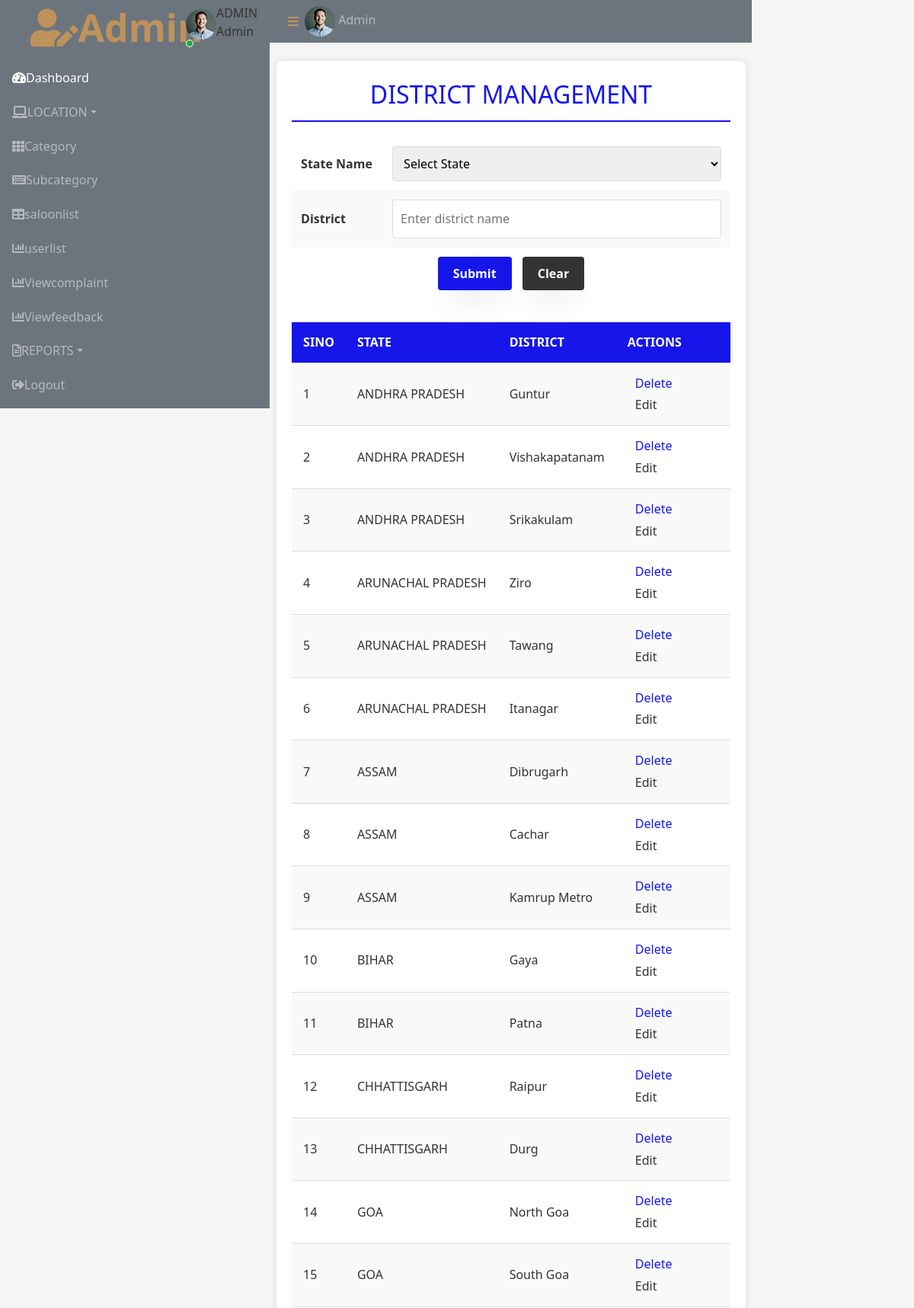
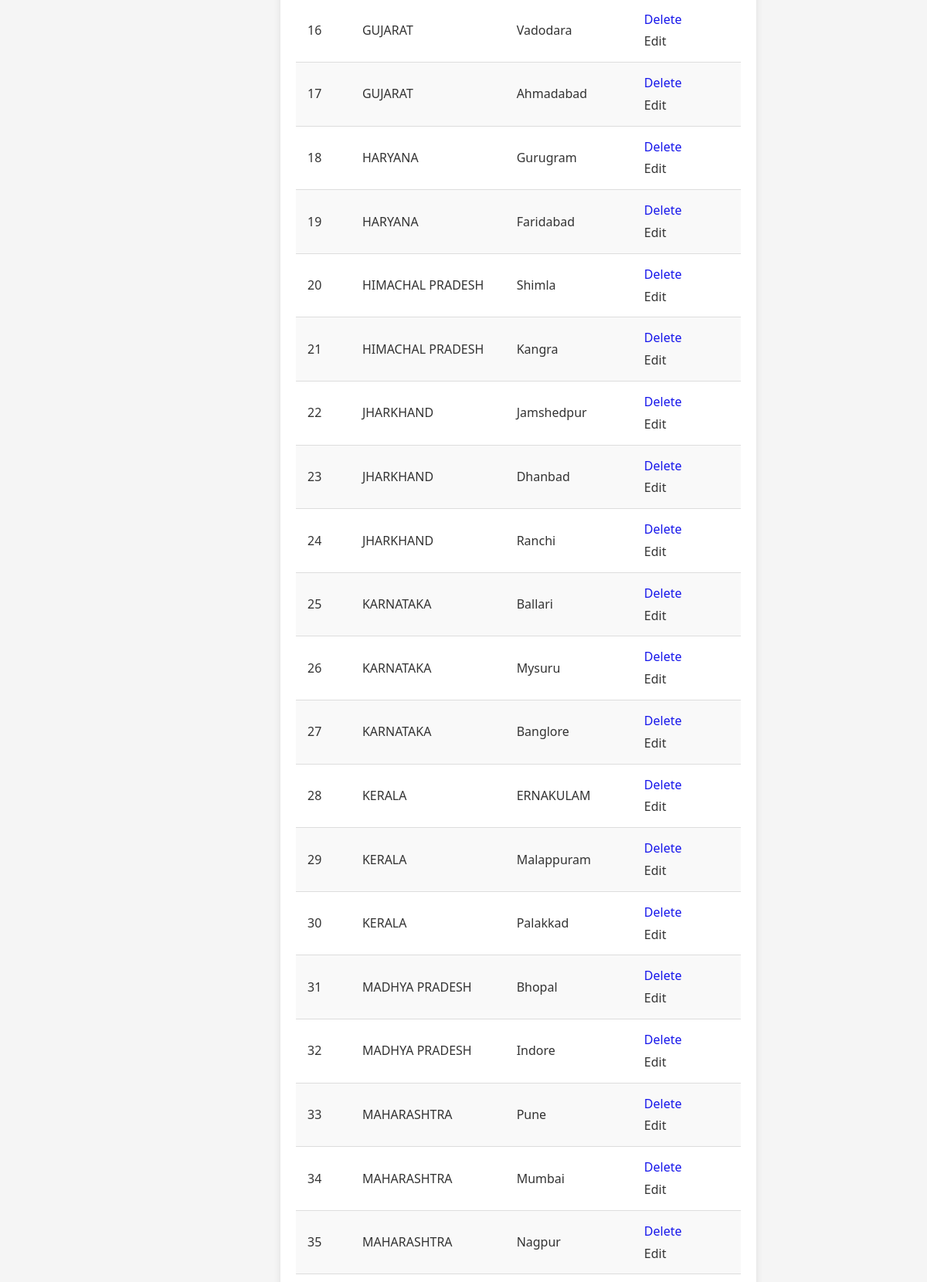
/Admin/District.php (signed in, upper part), run on the app's committed database (2 pictures, top to bottom).
### tables this page shows
CREATE TABLE `tbl_district` (
  `district_id` int(11) NOT NULL,
  `district_name` varchar(40) NOT NULL,
  `state_id` int(11) NOT NULL,
  `district_status` int(11) NOT NULL DEFAULT 1
);

CREATE TABLE `tbl_state` (
  `state_id` int(11) NOT NULL,
  `state_name` varchar(40) NOT NULL,
  `state_status` int(11) NOT NULL DEFAULT 1
);

### Admin/District.php (the view, shortened to what this page needs)
<?php
include("../Assets/Connection/Connection.php");
include('Header.php');
$dname="";
		?>
<!DOCTYPE html PUBLIC "-//W3C//DTD XHTML 1.0 Transitional//EN" "http://www.w3.org/TR/xhtml1/DTD/xhtml1-transitional.dtd">
<html xmlns="http://www.w3.org/1999/xhtml">
<head>
</head>
<body>
<div class="container">
  <h2>DISTRICT MANAGEMENT</h2>
  <form id="form1" name="form1" method="post" action="District.php">
    <table class="form-table">
      <tr>
        <td width="120" class="form-label">State Name</td>
        <td>
          <select name="sel_state" required>
            <option value="">Select State</option>
          </select>
        </td>
      </tr>
      <tr>
        <td class="form-label">District</td>
        <td>
          <input type="text" name="txt_dname" maxlength="15" id="txt_dname" value="<?php echo $dname ?>" required placeholder="Enter district name" title="Name Allows Only Alphabets, Spaces and First Letter Must Be Capital Letter" pattern="^[A-Z]+[a-zA-Z ]*$"/>
        </td>
      </tr>
      <tr>
        <td colspan="2" class="center-buttons">
          <input type="submit" name="btn_submit" id="btn_submit" value="Submit" class="btn btn-submit" />
          <input type="reset" name="btn_submit2" id="btn_submit2" value="Clear" class="btn btn-clear" />
        </td>
      </tr>
    </table>
  </form>
  <table class="data-table">
    <tr>
      <th width="50">SINO</th>
      <th>STATE</th>
      <th>DISTRICT</th>
      <th width="150">ACTIONS</th>
    </tr>
    <?php
    $i = 0;
    $sel="select * from tbl_district d INNER JOIN tbl_state s on d.state_id = s.state_id where district_status=1 ORDER BY state_name ASC";
    $row = $con->query($sel);
    while($data = $row->fetch_assoc())
    {
      $i++;
      ?>
      <tr>
        <td><?php echo $i; ?></td>
        <td><?php echo $data["state_name"];?></td>
        <td><?php echo $data["district_name"];?></td>
        <td>
          <a href="District.php?delid=<?php echo $data['district_id'] ?>" class="action-link action-delete" onclick="return confirm('Are you sure you want to delete this district?')">Delete</a>
          <a href="District.php?edid=<?php echo $data['district_id']?>" class="action-link action-edit">Edit</a>
        </td>
      </tr>
      <?php
    }
    ?>
  </table>
</div>
</body>
</html>
<?php
include('Footer.php');
?>

### Admin/Header.php (shortened to what this page needs)
<?php
include("../Assets/Connection/Connection.php");
$select="select * from tbl_admin where admin_id='".$_SESSION['aid']."'";
$res=$con->query($select);
$data=$res->fetch_assoc();
?>
 <!DOCTYPE html>
<html lang="en">
<head>
    <link href="https://cdnjs.cloudflare.com/ajax/libs/font-awesome/5.10.0/css/all.min.css" rel="stylesheet">
    <link href="https://cdn.jsdelivr.net/npm/bootstrap-icons@1.4.1/font/bootstrap-icons.css" rel="stylesheet">
    <link href="../Assets/Templates/Admin/lib/owlcarousel/assets/owl.carousel.min.css" rel="stylesheet">
    <link href="../Assets/Templates/Admin/lib/tempusdominus/css/tempusdominus-bootstrap-4.min.css" rel="stylesheet" />
    <link href="../Assets/Templates/Admin/css/bootstrap.min.css" rel="stylesheet">
    <link href="../Assets/Templates/Admin/css/style.css" rel="stylesheet">
</head>
<body>
    <div class="container-fluid position-relative d-flex p-0">
        <div class="sidebar pe-4 pb-3">
            <nav class="navbar bg-secondary navbar-dark">
                <a href="index.html" class="navbar-brand mx-4 mb-3">
                    <span a href="Adminhome.php" class="text-primary"><i class="fa fa-user-edit me-2"></i>Admin</span>
                </a>
                <div class="d-flex align-items-center ms-4 mb-4">
                    <div class="position-relative">
                        <img class="rounded-circle" src="../Assets/Templates/Admin/img/user.jpg" alt="" style="width: 40px; height: 40px;">
                        <div class="bg-success rounded-circle border border-2 border-white position-absolute end-0 bottom-0 p-1"></div>
                    </div>
                    <div class="ms-3">
                        <h6 class="mb-0">ADMIN</h6>
                        <span>Admin</span>
                    </div>
                </div>
                <div class="navbar-nav w-100">
                    <a href="Adminhome.php" class="nav-item nav-link active"><i class="fa fa-tachometer-alt me-2"></i>Dashboard</a>
                    <div class="nav-item dropdown">
                        <a href="#" class="nav-link dropdown-toggle" data-bs-toggle="dropdown"><i class="fa fa-laptop me-2"></i>LOCATION</a>
                    </div>
                    <a href="Category.php" class="nav-item nav-link"><i class="fa fa-th me-2"></i>Category</a>
                    <a href="Subcategory.php" class="nav-item nav-link"><i class="fa fa-keyboard me-2"></i>Subcategory</a>
                    <a href="saloonlist.php" class="nav-item nav-link"><i class="fa fa-table me-2"></i>saloonlist</a>
                    <a href="userlist.php" class="nav-item nav-link"><i class="fa fa-chart-bar me-2"></i>userlist</a>
                    <a href="Viewcomplaint.php" class="nav-item nav-link"><i class="fa fa-chart-bar me-2"></i>Viewcomplaint</a>
                    <a href="Viewfeedback.php" class="nav-item nav-link"><i class="fa fa-chart-bar me-2"></i>Viewfeedback</a>
                    <div class="nav-item dropdown">
                        <a href="#" class="nav-link dropdown-toggle" data-bs-toggle="dropdown"><i class="far fa-file-alt me-2"></i>REPORTS</a>
                    </div>
                    <a href="../Logout.php" class="nav-item nav-link"><i class="fa fa-sign-out-alt me-2"></i>Logout</a>
                </div>
            </nav>
        </div>
        <div class="content">
            <nav class="navbar navbar-expand bg-secondary navbar-dark sticky-top px-4 py-0">
                <a href="#" class="sidebar-toggler flex-shrink-0">
                    <i class="fa fa-bars"></i>
                </a>
                <div class="navbar-nav align-items-center ms-auto">
                    <div class="nav-item dropdown">
                        <a href="#" class="nav-link " data-bs-toggle="dropdown">
                            <img class="rounded-circle me-lg-2" src="../Assets/Templates/Admin/img/user.jpg" alt="" style="width: 40px; height: 40px;">
                            <span class="d-none d-lg-inline-flex"><?php echo $data['admin_name']; ?></span>
                        </a>
                    </div>
                </div>
            </nav>
            <div class="container-fluid pt-4 px-4">
                <div class="row g-4">

### Admin/District.php (style rules this page uses)
* { margin: 0; padding: 0; box-sizing: border-box; font-family: 'Segoe UI', Tahoma, Geneva, Verdana, sans-serif; }
body { background-color: #f5f5f5; color: #333; }
.container { max-width: 1000px; margin: 0 auto; background: white; border-radius: 8px; box-shadow: 0 0 10px rgba(0,0,0,0.1); padding: 20px; }
h2 { color: #1616eb; text-align: center; margin-bottom: 20px; padding-bottom: 10px; border-bottom: 2px solid #1616eb; }
.form-table { width: 100%; border-collapse: collapse; margin-bottom: 30px; }
.form-table td { padding: 12px; }
.form-table tr:nth-child(even) { background-color: #f9f9f9; }
.form-label { font-weight: bold; color: #333; }
input[type="text"], select { width: 100%; padding: 10px; border: 1px solid #ddd; border-radius: 4px; font-size: 16px; }
.btn { padding: 10px 20px; border: none; border-radius: 4px; cursor: pointer; font-size: 16px; font-weight: bold; transition: all 0.3s; }
.btn-submit { background-color: #1616eb; color: white; }
.btn-clear { background-color: #333; color: white; margin-left: 10px; }
.data-table { width: 100%; border-collapse: collapse; margin-top: 20px; }
.data-table th, .data-table td { padding: 12px 15px; text-align: left; border-bottom: 1px solid #ddd; }
.data-table th { background-color: #1616eb; color: white; font-weight: bold; }
.data-table tr:nth-child(even) { background-color: #f9f9f9; }
.action-link { color: #1616eb; text-decoration: none; margin-right: 10px; padding: 5px 10px; border-radius: 3px; transition: all 0.3s; }
.action-delete { color: #1616eb; }
.action-edit { color: #333; }
.center-buttons { text-align: center; }

### data on the page
tbl_district: state.state_name "ANDHRA PRADESH", district_name "Guntur"
tbl_district: state.state_name "ANDHRA PRADESH", district_name "Vishakapatanam"
tbl_district: state.state_name "ANDHRA PRADESH", district_name "Srikakulam"
tbl_district: state.state_name "ARUNACHAL PRADESH", district_name "Ziro"
tbl_district: state.state_name "ARUNACHAL PRADESH", district_name "Tawang"
tbl_district: state.state_name "ARUNACHAL PRADESH", district_name "Itanagar"
tbl_district: state.state_name "ASSAM", district_name "Dibrugarh"
tbl_district: state.state_name "ASSAM", district_name "Cachar"
tbl_district: state.state_name "ASSAM", district_name "Kamrup Metro"
tbl_district: state.state_name "BIHAR", district_name "Gaya"
tbl_district: state.state_name "BIHAR", district_name "Patna"
tbl_district: state.state_name "CHHATTISGARH", district_name "Raipur"
tbl_district: state.state_name "CHHATTISGARH", district_name "Durg"
tbl_district: state.state_name "GOA", district_name "North Goa"
tbl_district: state.state_name "GOA", district_name "South Goa"
tbl_district: state.state_name "GUJARAT", district_name "Vadodara"
tbl_district: state.state_name "GUJARAT", district_name "Ahmadabad"
tbl_district: state.state_name "HARYANA", district_name "Gurugram"
tbl_district: state.state_name "HARYANA", district_name "Faridabad"
tbl_district: state.state_name "HIMACHAL PRADESH", district_name "Shimla"
tbl_district: state.state_name "HIMACHAL PRADESH", district_name "Kangra"
tbl_district: state.state_name "JHARKHAND", district_name "Jamshedpur"
tbl_district: state.state_name "JHARKHAND", district_name "Dhanbad"
tbl_district: state.state_name "JHARKHAND", district_name "Ranchi"
tbl_district: state.state_name "KARNATAKA", district_name "Ballari"
tbl_district: state.state_name "KARNATAKA", district_name "Mysuru"
tbl_district: state.state_name "KARNATAKA", district_name "Banglore"
tbl_district: state.state_name "KERALA", district_name "ERNAKULAM"
tbl_district: state.state_name "KERALA", district_name "Malappuram"
tbl_district: state.state_name "KERALA", district_name "Palakkad"
tbl_district: state.state_name "MADHYA PRADESH", district_name "Bhopal"
tbl_district: state.state_name "MADHYA PRADESH", district_name "Indore"
tbl_district: state.state_name "MAHARASHTRA", district_name "Pune"
tbl_district: state.state_name "MAHARASHTRA", district_name "Mumbai"
tbl_district: state.state_name "MAHARASHTRA", district_name "Nagpur"

### other printed values
$data['admin_name'] "Admin"
